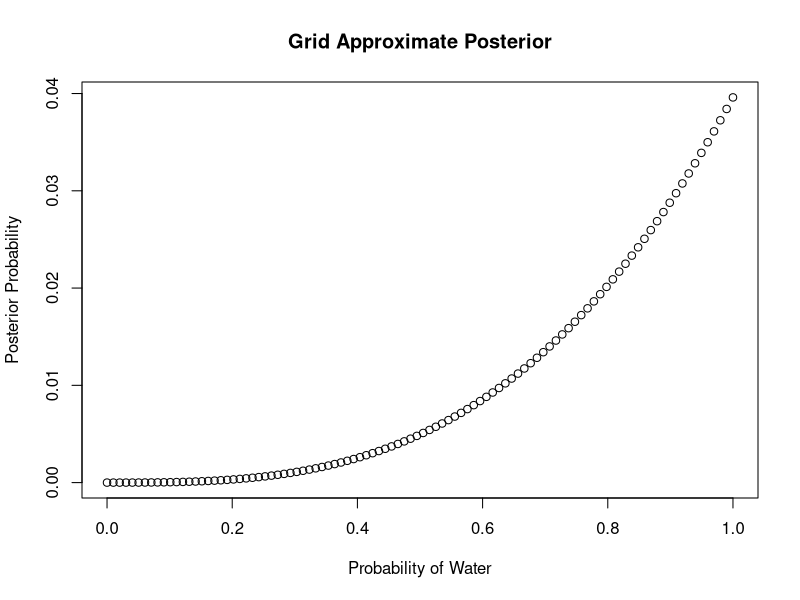
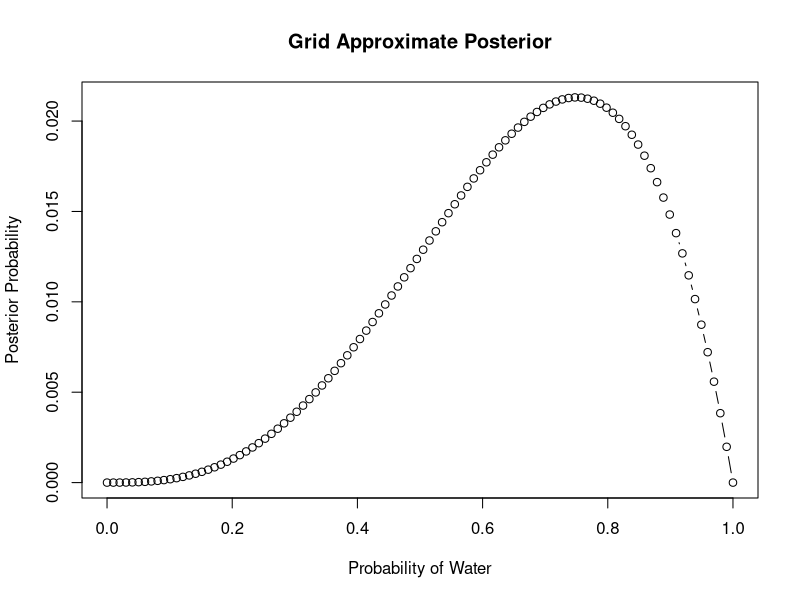
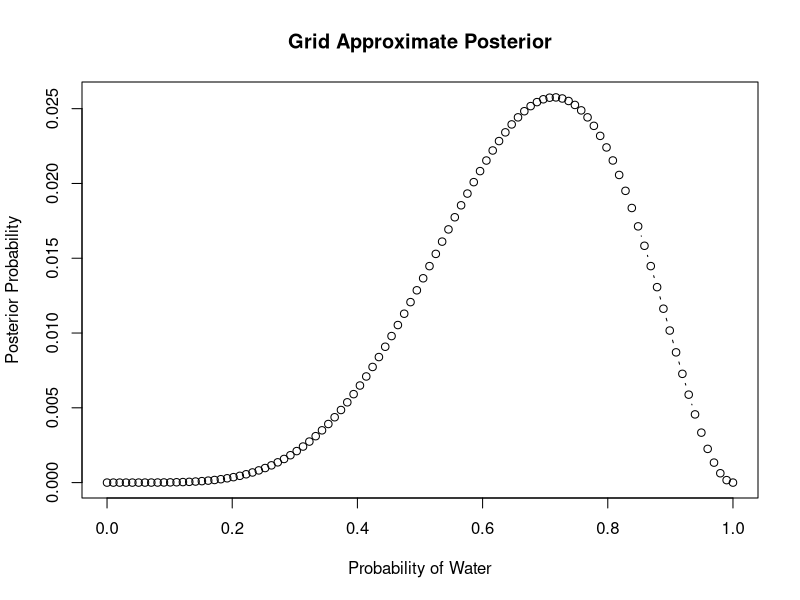

Reproduce these figures in R, in order.
## ---- chunk 1
knitr::opts_chunk$set(fig.align = "center")
knitr::opts_chunk$set(results = "hold")
## ---- chunk 2
# TODO
## ---- chunk 3
        # define grid
        p_grid <- seq(from = 0, to = 1, length.out = 100)
        
        # define prior
        prior <- rep(1, 100)
        
        # compute likelihood at each value in grid
        likelihood <- dbinom(3, size = 3, prob = p_grid)
        
        # compute product of likelihood and prior
        unstandardized_posterior <- likelihood * prior
        
        # standardize the posterior, so it sums to 1
        posterior <- unstandardized_posterior / sum(unstandardized_posterior)
        
        # plot the grid approximate posterior probability of water
        plot(p_grid, posterior, type = "b", main = "Grid Approximate Posterior",
             xlab = "Probability of Water", ylab = "Posterior Probability")
## ---- chunk 4
        # define grid
        p_grid <- seq(from = 0, to = 1, length.out = 100)
        
        # define prior
        prior <- rep(1, 100)
        
        # compute likelihood at each value in grid
        likelihood <- dbinom(3, size = 4, prob = p_grid)
        
        # compute product of likelihood and prior
        unstandardized_posterior <- likelihood * prior
        
        # standardize the posterior, so it sums to 1
        posterior <- unstandardized_posterior / sum(unstandardized_posterior)
        
        # plot the grid approximate posterior probability of water
        plot(p_grid, posterior, type = "b", main = "Grid Approximate Posterior",
             xlab = "Probability of Water", ylab = "Posterior Probability")
## ---- chunk 5
        # define grid
        p_grid <- seq(from = 0, to = 1, length.out = 100)
        
        # define prior
        prior <- rep(1, 100)
        
        # compute likelihood at each value in grid
        likelihood <- dbinom(5, size = 7, prob = p_grid)
        
        # compute product of likelihood and prior
        unstandardized_posterior <- likelihood * prior
        
        # standardize the posterior, so it sums to 1
        posterior <- unstandardized_posterior / sum(unstandardized_posterior)
        
        # plot the grid approximate posterior probability of water
        plot(p_grid, posterior, type = "b", main = "Grid Approximate Posterior",
             xlab = "Probability of Water", ylab = "Posterior Probability")
## ---- chunk 6
  # TODO
## ---- chunk 7
  # TODO
## ---- chunk 8
  # TODO
## ---- chunk 9
  # TODO
## ---- chunk 10
  # TODO
## ---- chunk 11
  # TODO
## ---- chunk 12
  # TODO
## ---- chunk 13
  # TODO
## ---- chunk 14
  # TODO
## ---- chunk 15
  # TODO
## ---- chunk 16
  # TODO
